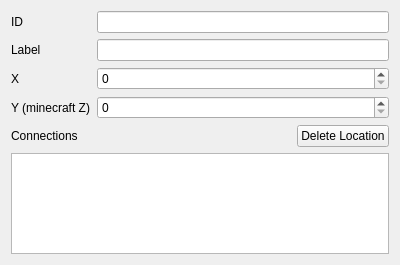
<?xml version="1.0" encoding="UTF-8"?>
<ui version="4.0">
 <class>Form</class>
 <widget class="QWidget" name="Form">
  <property name="geometry">
   <rect>
    <x>0</x>
    <y>0</y>
    <width>400</width>
    <height>265</height>
   </rect>
  </property>
  <property name="windowTitle">
   <string>Form</string>
  </property>
  <layout class="QVBoxLayout" name="verticalLayout">
   <item>
    <layout class="QFormLayout" name="formLayout">
     <item row="1" column="0">
      <widget class="QLabel" name="label_2">
       <property name="text">
        <string>ID</string>
       </property>
      </widget>
     </item>
     <item row="1" column="1">
      <widget class="QLineEdit" name="id_edit"/>
     </item>
     <item row="2" column="1">
      <widget class="QLineEdit" name="label_edit"/>
     </item>
     <item row="2" column="0">
      <widget class="QLabel" name="label_3">
       <property name="text">
        <string>Label</string>
       </property>
      </widget>
     </item>
     <item row="3" column="0">
      <widget class="QLabel" name="label_4">
       <property name="text">
        <string>X</string>
       </property>
      </widget>
     </item>
     <item row="4" column="0">
      <widget class="QLabel" name="label_5">
       <property name="text">
        <string>Y (minecraft Z)</string>
       </property>
      </widget>
     </item>
     <item row="3" column="1">
      <widget class="QSpinBox" name="x_edit"/>
     </item>
     <item row="4" column="1">
      <widget class="QSpinBox" name="y_edit"/>
     </item>
    </layout>
   </item>
   <item>
    <layout class="QHBoxLayout" name="horizontalLayout">
     <item>
      <widget class="QLabel" name="label">
       <property name="text">
        <string>Connections</string>
       </property>
      </widget>
     </item>
     <item>
      <spacer name="horizontalSpacer">
       <property name="orientation">
        <enum>Qt::Horizontal</enum>
       </property>
       <property name="sizeHint" stdset="0">
        <size>
         <width>40</width>
         <height>20</height>
        </size>
       </property>
      </spacer>
     </item>
     <item>
      <widget class="QPushButton" name="delete_location">
       <property name="text">
        <string>Delete Location</string>
       </property>
      </widget>
     </item>
    </layout>
   </item>
   <item>
    <widget class="QListWidget" name="connections_list"/>
   </item>
  </layout>
 </widget>
 <resources/>
 <connections/>
</ui>
